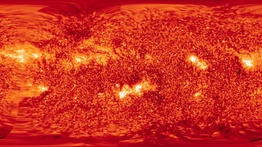
%> input picture 2015/PHYS LAB/SCRIPTS AND FUNCTIONS/sun.jpg, 262 x 147 px, shrunk from 1277 x 717 before the run; the run also reads 2 pictures not shown here
$ octave --eval "GravitationalAssist;"   (GNU Octave 9; MATLAB toolbox functions it lacks are replaced by stand-ins)
%> lines starting %> are read from the running program, lines starting %| are printed output that depends on the picture
### 2015/PHYS LAB/SCRIPTS AND FUNCTIONS/main.m
%==========================================================================
%%%%%%%%%%%%%%%%%%%%%%%%%%%%%%%%%%%%%%%%%%%%%%%%%%%%%%%%%%%%%%%%%%%%%%%%%%%
% PREDETERMINED ASSIST PATH: FUNCTION MAIN() %%%%%%%%%%%%%%%%%%%%%%%%%%%%%%
%%%%%%%%%%%%%%%%%%%%%%%%%%%%%%%%%%%%%%%%%%%%%%%%%%%%%%%%%%%%%%%%%%%%%%%%%%%
function main()

% INITIALIZE GLOBAL PARAMETERS AND SOLVE CALCULATIONS:
global n_bodies;
CelestialMechanics;
global tspan;
global y;
Y = y;
t = tspan;

% Setting up global parameters to use throughout the entirety of the
% function. Calls upon CelestialMechanics function and sets up variables y
% and tspan from the solution.


%==========================================================================
%\\\\\\\\\\\\\\\\\\\\\\\\\\\\\\\\\\\\\\\\\\\\\\\\\\\\\\\\\\\\\\\\\\\\\\\\\\
% INITIALIZING AXIS AND FIGURES ///////////////////////////////////////////
%\\\\\\\\\\\\\\\\\\\\\\\\\\\\\\\\\\\\\\\\\\\\\\\\\\\\\\\\\\\\\\\\\\\\\\\\\\

% PREPARE FIGURE:
F = figure('Color',[0 0 0]); %SET UP A BLACK FIGURE, WITH HANDLE F
set(F,'Visible','off'); %HIDE FIGURE (UNTIL LATER USE)
whitebg([0 0 0]); %REPLACE WHITE BG WITH BLACK BG
set(F,'color','k'); %JUST IN CASE (ie. MATLAB)


% SET UP RENDERER SETTINGS:
set(gcf,'Renderer','OpenGL');
opengl('hardware');
% A lot of computing power is required... we need the best, and only the
% best.

% SET UP AXIS:
a=axes; %HANDLE A
lim=5e12; %LIMITS OF AXIS (metres)
axis([-lim lim -lim lim -lim lim]); %SET AXIS LIMITS
axis equal %EQUAL AXIS *
set(a,'XTick',[],'XColor',[0.2 0.2 0.2]); %**
set(a,'YTick',[],'YColor',[0.2 0.2 0.2]); %**
set(a,'ZTick',[],'ZColor',[0.2 0.2 0.2]); %**
xlabel('x'); %m
ylabel('y'); %m
zlabel('z'); %m
view(3)
% Setting up the axis, hiding the tickers and making them darker just to
% make it look much more cleaner. I could've removed the axis entirely, but
% then it would be hard to judge the orientation.

% * Comment out this line if you would like to see the true scale.
% ** Comment out these lines if you would like to include the axis.

%\\\\\\\\\\\\\\\\\\\\\\\\\\\\\\\\\\\\\\\\\\\\\\\\\\\\\\\\\\\\\\\\\\\\\\\\\\
% END OF INITIALIZING AXIS AND FIGURES ////////////////////////////////////
%\\\\\\\\\\\\\\\\\\\\\\\\\\\\\\\\\\\\\\\\\\\\\\\\\\\\\\\\\\\\\\\\\\\\\\\\\\
%==========================================================================


%==========================================================================
%\\\\\\\\\\\\\\\\\\\\\\\\\\\\\\\\\\\\\\\\\\\\\\\\\\\\\\\\\\\\\\\\\\\\\\\\\\
% 3D-MODELLING ////////////////////////////////////////////////////////////
%\\\\\\\\\\\\\\\\\\\\\\\\\\\\\\\\\\\\\\\\\\\\\\\\\\\\\\\\\\\\\\\\\\\\\\\\\\

% SET UP MODEL HANDLES:
hsun = hgtransform; %SUN
hmer = hgtransform; %MERCURY
hven = hgtransform; %VENUS
hear = hgtransform; %EARTH
hmar = hgtransform; %MARS
hjup = hgtransform; %JUPITER
hsat = hgtransform; %SATURN
hura = hgtransform; %URANUS (heh)
hnep = hgtransform; %NEPTUNE
hspa = hgtransform; %SPACE COLONY
hring = hgtransform; %SATURN'S RINGS

% These lines creates transform object handles for each object.


% CREATE 2 SPHERES:
[x y z]=sphere; %FOR THE PLANETS
[sx sy sz]=sphere; %FOR THE SUN
% See heading. If you want more detail, try sphere(x) where x > 20. Try
% sphere(100) for example. If you want a true scale, try sphere(6e6).
% This however kills the computer. But really, anything under sphere(250)
% is good enough. This will slow down the speed of the output.


% CREATE 2 RINGS:
[RX,RY,RZ] = ringfn((2*140270e3)/2*250,37,131070e3*250,1000e3*250,1);
%Rings of Saturn: http://en.wikipedia.org/wiki/Rings_of_Saturn
%See ringfn.m for more information on creating the disk and rings.

[SX,SY,SZ] = ringfn(2.5e8,100,1.5e8,0.25,2);
%Space Colony... not to be confused with [sx sy sz]...
%yeah it's easy to run out of things to name with...


sun=surface('xdata',sx,'ydata',sy,'zdata',sz,'facecolor','y','edgecolor', 'none', ...
        'parent',hsun,'FaceLighting','none','FaceColor','interp','AmbientStrength',1); %SUN

mercury = surface('xdata',x,'ydata',y,'zdata',z,'facecolor','r','edgecolor','none','parent',hmer); %MERCURY
venus   = surface('xdata',x,'ydata',y,'zdata',z,'facecolor','w','edgecolor','none','Parent',hven); %VENUS
earth   = surface('xdata',x,'ydata',y,'zdata',z,'facecolor','b','edgecolor','none','Parent',hear); %EARTH
mars    = surface('xdata',x,'ydata',y,'zdata',z,'facecolor','r','edgecolor','none','Parent',hmar); %MARS
jupiter = surface('xdata',x,'ydata',y,'zdata',z,'facecolor','y','edgecolor','none','Parent',hjup); %JUPITER
saturn  = surface('xdata',x,'ydata',y,'zdata',z,'facecolor','g','edgecolor','none','Parent',hsat); %SATURN
uranus  = surface('xdata',x,'ydata',y,'zdata',z,'facecolor','w','edgecolor','none','Parent',hura); %haha
neptune = surface('xdata',x,'ydata',y,'zdata',z,'facecolor','b','edgecolor','none','Parent',hnep); %NEPTUNE

ring = surf(RX,RY,RZ,'Parent',hring); %SATURN'S RINGS
spa = surf(SX,SY,SZ,'Parent',hspa); %SPACE COLONY


%\\\\\\\\\\\\\\\\\\\\\\\\\\\\\\\\\\\\\\\\\\\\\\\\\\\\\\\\\\\\\\\\\\\\\\\\\\
% END OF 3D-MODELLING /////////////////////////////////////////////////////
%\\\\\\\\\\\\\\\\\\\\\\\\\\\\\\\\\\\\\\\\\\\\\\\\\\\\\\\\\\\\\\\\\\\\\\\\\\
%==========================================================================


%==========================================================================
%\\\\\\\\\\\\\\\\\\\\\\\\\\\\\\\\\\\\\\\\\\\\\\\\\\\\\\\\\\\\\\\\\\\\\\\\\\
% TEXTURES ////////////////////////////////////////////////////////////////
%\\\\\\\\\\\\\\\\\\\\\\\\\\\\\\\\\\\\\\\\\\\\\\\\\\\\\\\\\\\\\\\\\\\\\\\\\\
texSUN = imread('sun.jpg');
texMER = imread('mercury.jpg');
texVEN = imread('venus.jpg');
texEAR = imread('earth.jpg');
texMAR = imread('mars.jpg');
texJUP = imread('jupiter.jpg');
texSAT = imread('saturn.jpg');
texURA = imread('uranus.jpg');
texNEP = imread('neptune.jpg');

texRING = imread('SaturnRings.png');
texSPA = imread('colony.jpg');
%MOST CAME FROM NASA 3D RESOURCES
%http://nasa3d.arc.nasa.gov/images
%ONE OR TWO CAME FROM GOOGLE...


set(sun,'facecolor','texture','cdata',flipud(texSUN),'edgecolor','none');
set(mercury,'facecolor','texture','cdata',flipud(texMER),'edgecolor','none');
set(venus,'facecolor','texture','cdata',flipud(texVEN),'edgecolor','none');
set(earth,'facecolor','texture','cdata',flipud(texEAR),'edgecolor','none');
set(mars,'facecolor','texture','cdata',flipud(texMAR),'edgecolor','none');
set(jupiter,'facecolor','texture','cdata',flipud(texJUP),'edgecolor','none');
set(saturn,'facecolor','texture','cdata',flipud(texSAT),'edgecolor','none');
set(uranus,'facecolor','texture','cdata',flipud(texURA),'edgecolor','none');
set(neptune,'facecolor','texture','cdata',flipud(texNEP),'edgecolor','none');

set(ring,'facecolor','texture','cdata',flipud(texRING),'edgecolor','none','FaceAlpha',1,'EdgeAlpha',0.2);
set(spa,'facecolor','texture','cdata',texSPA,'edgecolor','none','FaceAlpha',1,'EdgeAlpha',0.0);
%Applies the textures (flips upsidedown first) onto each corresponding
%sphere/body.

hold on
%Better safe than sorry.

ann = light('Position',[0 0 0],'Style','local','Color',[1 0.8 0.6]);
%Throw in a light source at the sun for a nice effect. not sure why it was
%declared as ann...

%\\\\\\\\\\\\\\\\\\\\\\\\\\\\\\\\\\\\\\\\\\\\\\\\\\\\\\\\\\\\\\\\\\\\\\\\\\
% END OF TEXTURES /////////////////////////////////////////////////////////
%\\\\\\\\\\\\\\\\\\\\\\\\\\\\\\\\\\\\\\\\\\\\\\\\\\\\\\\\\\\\\\\\\\\\\\\\\\
%==========================================================================


%==========================================================================
%\\\\\\\\\\\\\\\\\\\\\\\\\\\\\\\\\\\\\\\\\\\\\\\\\\\\\\\\\\\\\\\\\\\\\\\\\\
% THE GOOD STUFF //////////////////////////////////////////////////////////
%\\\\\\\\\\\\\\\\\\\\\\\\\\\\\\\\\\\\\\\\\\\\\\\\\\\\\\\\\\\\\\\\\\\\\\\\\\

yr = [0.241 0.615 1.0 1.881 11.862 29.457 84.011 164.79 1.0];
% Sidereal period of the planets from Mercury to Neptune, and the Space
% Colony.


scale = [0.3 5 5 5 5 1.5 2.5 2.5 2.5 2.5]*10^2;
% scale of the planets. if you remove this, you'll see the actual relative
% size of the planets... or rather not see... yeah the planets are small...


radius = scale.*[695800 2440 6052 6371 3390 71492 60268 25560 24765 1]*10^3; %m
% radius of the sun and planets.

edeg = [0.034 177.3 23.45 25.19 3.12 26.73 97.86 29.56 0]*(pi/180); %rad
% obliquity of planets (deg2rad)

siderealh = 23.9344696; %hr
% sidereal day in hours, relative to the earth.

srotateday = [58.6462 -243.0185 (23.93419/siderealh)...
         (24.622962/siderealh) ((9+(55.5/60))/siderealh)...
         ((10+(39/60))/siderealh) (17.24/siderealh) (16.11/siderealh)]; %day

sorbitday = [87.969257 224.70079922 365.25636 686.98 4332.820 10755.698 30687.153 60190.029]; %day
rotyear = sorbitday./srotateday;
% conversions and whatnot. This kind of works for some planets, but other
% planets rotate so quickly that they just look like they're rotating
% slowly since the refresh rate can't keep up. Eh, it's pretty neat though.


%\\\\\\\\\\\\\\\\\\\\\\\\\\\\\\\\\\\\\\\\\\\\\\\\\\\\\\\\\\\\\\\\\\\\\\\\\\
% END OF THE GOOD STUFF ///////////////////////////////////////////////////
%\\\\\\\\\\\\\\\\\\\\\\\\\\\\\\\\\\\\\\\\\\\\\\\\\\\\\\\\\\\\\\\\\\\\\\\\\\
%==========================================================================


%==========================================================================
%\\\\\\\\\\\\\\\\\\\\\\\\\\\\\\\\\\\\\\\\\\\\\\\\\\\\\\\\\\\\\\\\\\\\\\\\\\
% ORBITAL PLOTS ///////////////////////////////////////////////////////////
%\\\\\\\\\\\\\\\\\\\\\\\\\\\\\\\\\\\\\\\\\\\\\\\\\\\\\\\\\\\\\\\\\\\\\\\\\\

for j=1:(n_bodies - 1);
orbit = plot3(Y(:,1+j*6)-Y(:,1),Y(:,2+j*6)-Y(:,2),Y(:,3+j*6)-Y(:,3),'r.');

set(orbit, {'LineStyle'}, {'.'});
set(orbit, {'Marker'}, {'none'});

p  = patchline(Y(:,1+j*6)-Y(:,1),Y(:,2+j*6)-Y(:,2),Y(:,3+j*6)-Y(:,3),'linestyle','-','edgecolor',[0.5 0.5 0.5],'linewidth',0.5,'edgealpha',0.2);
    if j == 9;
        set(p,'edgecolor',[0.5 0 0],'edgealpha',0.3)
    end
end

% This makes a plot of the orbits paths. Patchline function was found
% somewhere online, maybe here:
% http://www.mathworks.com/matlabcentral/fileexchange/36953-patchline
% Easier on the computer than plot, unless you're averaging the overall
% positions, then plot beats out patchline, which was used in the solar
% system function.


for j=1:(n_bodies - 1)
    planetx(:,j) = Y(:,1+j*6)-Y(:,1);
    planety(:,j) = Y(:,2+j*6)-Y(:,2);
    planetz(:,j) = Y(:,3+j*6)-Y(:,3);

    for i = 1:numel(planetx(:,j))-1;
    planx{j}(:,i) = linspace((planetx(i,j)),(planetx(i+1,j)));
	plany{j}(:,i) = linspace((planety(i,j)),(planety(i+1,j)));
    planz{j}(:,i) = linspace((planetz(i,j)),(planetz(i+1,j)));
    end

    planx{j} = reshape(planx{j},[],1);
    plany{j} = reshape(plany{j},[],1);
    planz{j} = reshape(planz{j},[],1);

    newsize = length(planx{j})*yr(j);
    oldsize = length(planx{j});

    cut = 500;

    planx{j} = planx{j}(1:cut:end);
    plany{j} = plany{j}(1:cut:end);
    planz{j} = planz{j}(1:cut:end);
end

% Alright so this is like a good chunk of the computation but I don't 100%
% recall the steps took. it's somewhere in the mess of files with the rough
% work, but from what I recall I had an issue with the inner planets
% orbiting too fast to see relative to the outer planets, since one orbit
% for say, Jupiter, would compare to at least 45 orbits for Mercury. Having
% them move at different speeds would kinda make things look pretty odd, so
% after some serious tweaking around, I found a way to get around this
% issue by essentially normalizing the number of indices of each planet(ie.
% solutions determined through the ode function indexes the [X,Y,Z] for
% each planet at each step t. It then reshapes the matrices all into the
% same size and tacks on the orbital period of each planet so that the
% resulting transform identity will be the same size for each planet,
% despite having different orbital period. This has them taking different
% paths at different rates but fast enough that it is still accurate
% relative to each planet, but slow enough that you can actually see each
% planet.


%\\\\\\\\\\\\\\\\\\\\\\\\\\\\\\\\\\\\\\\\\\\\\\\\\\\\\\\\\\\\\\\\\\\\\\\\\\
% END OF ORBITAL PLOTS ////////////////////////////////////////////////////
%\\\\\\\\\\\\\\\\\\\\\\\\\\\\\\\\\\\\\\\\\\\\\\\\\\\\\\\\\\\\\\\\\\\\\\\\\\
%==========================================================================


%==========================================================================
%\\\\\\\\\\\\\\\\\\\\\\\\\\\\\\\\\\\\\\\\\\\\\\\\\\\\\\\\\\\\\\\\\\\\\\\\\\
% VELOCITY CALCULATIONS ///////////////////////////////////////////////////
%\\\\\\\\\\\\\\\\\\\\\\\\\\\\\\\\\\\\\\\\\\\\\\\\\\\\\\\\\\\\\\\\\\\\\\\\\\

% INITIAL VELOCITIES:
vxi = Y(1,end-2); %m/s
vyi = Y(1,end-1); %m/s
vzi = Y(1,end); %m/s
vi = sqrt(vxi^2 + vyi^2 + vzi^2); %resultant velocity, m/s

% vx = Y(:,end-2);
% vy = Y(:,end-1);
% vz = Y(:,end);

% FINAL VELOCITIES (@ t_final)
vxf = Y(end,end-2); %m/s
vyf = Y(end,end-1); %m/s
vzf = Y(end,end); %m/s
vf = sqrt(vxf^2 + vyf^2 + vzf^2); %resultant, m/s


% USING THE PREDETERMINDED PATH, DISPLAY THESE RESULTS:
disp(['Initial velocity at time t = ' num2str(tspan(1)) ' (years) = ' num2str(vi/1000) 'km/s']);
disp('');
disp('');
disp('');
disp('');
disp('                                                 vx            vy            vz             v_total')
disp(['Velocity just before gravitational assist:  -22.751km/s    -0.095km/s     0.631km/s        22.754km/s']);
disp('');
disp(['Velocity just after  gravitational assist:   51.940km/s    23.691km/s     0.358km/s        57.089km/s']);
disp('');
disp([char(916) 'V:                                          74.691km/s    23.786km/s    -273.3km/s        34.335km/s']);
disp('');
disp(' ');
disp(' ');
disp(['Final velocity ' num2str(tspan(end)/3.15569e7) ' years after launch: ' num2str(vf/1000) 'km/s'])

%pause(10)
%uncomment pause if there are any issues seeing the display.

%Would have done energy calculations, but started running out of time, and
%I did get a bit carried away.

%\\\\\\\\\\\\\\\\\\\\\\\\\\\\\\\\\\\\\\\\\\\\\\\\\\\\\\\\\\\\\\\\\\\\\\\\\\
% END OF VELOCITY CALCULATIONS ////////////////////////////////////////////
%\\\\\\\\\\\\\\\\\\\\\\\\\\\\\\\\\\\\\\\\\\\\\\\\\\\\\\\\\\\\\\\\\\\\\\\\\\
%==========================================================================


%==========================================================================
%\\\\\\\\\\\\\\\\\\\\\\\\\\\\\\\\\\\\\\\\\\\\\\\\\\\\\\\\\\\\\\\\\\\\\\\\\\
% ANIMATION ///////////////////////////////////////////////////////////////
%\\\\\\\\\\\\\\\\\\\\\\\\\\\\\\\\\\\\\\\\\\\\\\\\\\\\\\\\\\\\\\\\\\\\\\\\\\

 set(F,'Visible','on');
 % to go fullscreen automatically, replace the ); above with the following:
 %,'units','normalized','outerposition',[0 0 1 1]);


for i = 1:length(planx{1}); % animate over total time period

% SET UP TRANSFORM MATRICES:
    for j = 1:(n_bodies - 1) % consider each body
    trans{j} = makehgtform('translate',[planx{j}(i) plany{j}(i) planz{j}(i)]); %translation
    rotz{j} = makehgtform('xrotate',edeg(j)); %rotation
    scal{j} = makehgtform('scale',radius(j+1)); %scale up the spheres
    end
    %See: http://matlab.izmiran.ru/help/techdoc/ref/hgtransform.html

% APPLY TRANSFORM MATRICES:
     set(hsun,'Matrix',makehgtform('scale',radius(1))); %SUN
     set(hmer,'Matrix',trans{1}*rotz{1}*scal{1}); %MERCURY
     set(hven,'Matrix',trans{2}*rotz{2}*scal{2}); %VENUS
     set(hear,'Matrix',trans{3}*rotz{3}*scal{3}); %EARTH
     set(hmar,'Matrix',trans{4}*rotz{4}*scal{4}); %MARS
     set(hjup,'Matrix',trans{5}*rotz{5}*scal{5}); %JUPITER
     set(hsat,'Matrix',trans{6}*rotz{6}*scal{6}); %SATURN
     set(hura,'Matrix',trans{7}*rotz{7}*scal{7}); %IMMATURITY
     set(hnep,'Matrix',trans{8}*rotz{8}*scal{8}); %NEPTUNE
     set(hspa,'Matrix',trans{9}*rotz{9}); %SPACE COLONY
     set(hring,'Matrix',trans{6}*rotz{6}); %SATURN'S RINGS

% ROTATATION OF THE OBJECTS:
     rotate(sun,[0 0 1],1,[0 0 0]);
     rotate(mercury,[0,0,1],rotyear(1),[0 0 0]);
     rotate(venus,[0,0,1],rotyear(2),[0 0 0]);
     rotate(earth,[0,0,1],rotyear(3),[0 0 0]);
     rotate(mars,[0,0,1],rotyear(4),[0 0 0]);
     rotate(jupiter,[0,0,1],rotyear(5),[0 0 0]);
     rotate(saturn,[0,0,1],rotyear(6),[0 0 0]);
     rotate(uranus,[0,0,1],rotyear(7),[0 0 0]);
     rotate(neptune,[0,0,1],rotyear(8),[0 0 0]);
     rotate(ring,[0,0,1],rotyear(6),[0 0 0]);
     rotate(spa,[0,0,1],5,[0 0 0]);

% FOLLOW THE SPACE COLONY DURING FLIGHT:
         camtarget([planx{9}(i) plany{9}(i) planz{9}(i)])
        if i == 1
            zoom(4092) %Zoom!
        end

% DISPLAY TIME STATISTICS:
timer(i) = tspan(i)/3.15569e7*(cut/100);
str = {'Time since Launch:' num2str(timer(i),'%0.2f years')};
ann = annotation('textbox',[0.75 0.0 0.1 0.1],'String',str,'HorizontalAlignment','center');

% LIFTOFF!
         drawnow

% and redraw timer...
         if i < length(planx{1});
          delete(ann)
         end
end


% ROTATE OBJECTS IN PLACE FOREVER:
% HIT CTRL+C IN THE COMMAND WINDOW TO KILL ANIMATION.
% DID MAKE A UICONTROL BUTTON, BUT BUGGY & I'VE ALREADY DONE TOO MUCH...
for ang = 1:0.1:inf
     rotate(sun,[0 0 1],1,[0 0 0]);
     rotate(mercury,[0,0,1],rotyear(1),[0 0 0]);
     rotate(venus,[0,0,1],rotyear(2),[0 0 0]);
     rotate(earth,[0,0,1],rotyear(3),[0 0 0]);
     rotate(mars,[0,0,1],rotyear(4),[0 0 0]);
     rotate(jupiter,[0,0,1],rotyear(5),[0 0 0]);
     rotate(saturn,[0,0,1],rotyear(6),[0 0 0]);
     rotate(uranus,[0,0,1],rotyear(7),[0 0 0]);
     rotate(neptune,[0,0,1],rotyear(8),[0 0 0]);
     rotate(ring,[0,0,1],rotyear(6),[0 0 0]);
     rotate(spa,[0,0,1],5,[0 0 0]);
     drawnow
end
%\\\\\\\\\\\\\\\\\\\\\\\\\\\\\\\\\\\\\\\\\\\\\\\\\\\\\\\\\\\\\\\\\\\\\\\\\\
% END OF ANIMATION ////////////////////////////////////////////////////////
%\\\\\\\\\\\\\\\\\\\\\\\\\\\\\\\\\\\\\\\\\\\\\\\\\\\\\\\\\\\\\\\\\\\\\\\\\\
%==========================================================================
end
%%%%%%%%%%%%%%%%%%%%%%%%%%%%%%%%%%%%%%%%%%%%%%%%%%%%%%%%%%%%%%%%%%%%%%%%%%%
% END OF FUNCTION MAIN() %%%%%%%%%%%%%%%%%%%%%%%%%%%%%%%%%%%%%%%%%%%%%%%%%%
%%%%%%%%%%%%%%%%%%%%%%%%%%%%%%%%%%%%%%%%%%%%%%%%%%%%%%%%%%%%%%%%%%%%%%%%%%%
%==========================================================================

### 2015/PHYS LAB/SCRIPTS AND FUNCTIONS/ringfn.m
function [X,Y,Z] = ringfn(ringradius,ringnDiv,cswidth,csheight,i)
% http://stackoverflow.com/questions/27668343/3d-ring-in-matlab-using-patch
% We initially made our own cylinders with the built in Matlab function,
% and plotted an image above, below and on the face of the cylinder. This
% however took up a lot of usage. Later on we found a much more effective
% method using the patch function, described in the link above. This just
% combined some of our code with the code exampled above and with some
% refining, introducing the space colony + saturns rings had minimal effect
% on the runtime of the simulation.


ring.theta  = linspace(0,2*pi,ringnDiv) ;
ring.X = cos(ring.theta) * ringradius;
ring.Y = sin(ring.theta) * ringradius;

if i == 1
    Npts = 4 ;

    %// first cross section is the the XZ plane
    AY0 = zeros(1,Npts) ;                        %// will be used as base for rotating cross sections
    AX = [-cswidth/2 cswidth/2 cswidth/2 -cswidth/2 ]  ;
    AZ = [-csheight/2 -csheight/2 csheight/2 csheight/2] ;


elseif i == 2

    A.radius = cswidth;
    A.rout = csheight;
    A.Ndiv = 100 ; %
    A.theta = linspace(0,2*pi,A.Ndiv) ;
    Npts = length(A.theta) ;

    %// first cross section is the the XZ plane
    AY0 = zeros(1,Npts) ;  %// will be used as base for rotating cross sections
    AX = sin(A.theta) * A.radius ;
    AZ = cos(A.theta) * A.radius ;

end

nCS = length(ring.X) ; %// number of cross sections composing the surface

%// pre-allocation is always good
X = zeros( nCS , Npts ) ;
Y = zeros( nCS , Npts ) ;
Z = zeros( nCS , Npts ) ;

for ip = 1:nCS
   %// rotate the cross section (around Z axis, around origin)
   Rmat = [ cos(ring.theta(ip))  -sin(ring.theta(ip))    ; ...
            sin(ring.theta(ip))   cos(ring.theta(ip))   ] ;
   csTemp = Rmat * [AX ; AY0]  ;

   %// translate the coordinates of cross section to final position and store with others
   X(ip,:) = csTemp(1,:) + ring.X(ip) ;
   Y(ip,:) = csTemp(2,:) + ring.Y(ip) ;
   Z(ip,:) = AZ  ;
end

end

### 2015/PHYS LAB/SCRIPTS AND FUNCTIONS/GravitationalAssist.m
% =========================================================================
% |  WELCOME TO THE SOLAR SYSTEM & JOVIAN GRAVITATIONAL ASSIST SIMULATOR  |
%        Tayyab Jafar [ 10052661 ]    -   Kevan Rayner [ 10055256 ]
% =========================================================================
function GravitationalAssist()
%This is a heap of mess, so our apologies in advance. We have done our best
%to explain each portion of the code, and there may also be some
%redundancy. There are so many different techniques used since Matlab isn't
%really meant for this type of computer analysis, we've done our best to
%reference those techniques as well, (eg. ring function). Hope you enjoy!


% -------------------------------------------------------------------------
clear
clc
close all
close all hidden
%These command clear the workspace of any pre-existing variables currently
%in the workspace, and in case other plots are open. This is required since
%MATLAB WILL eat up a lot of memory in the in the background if you run
%this simulator multiple times. It's good practice as well.
% -------------------------------------------------------------------------


% -------------------------------------------------------------------------
% used to begin global variables required to direct the script given a
% certain input in the menu
op=0; clc
% ends global variables
% -------------------------------------------------------------------------


% User Menu Begins
while op~=4
disp ('WELCOME TO THE SOLAR SYSTEM & JOVIAN GRAVITATIONAL ASSIST SIMULATOR')
disp ('by Tayyab Jafar and Kevan Rayner')
disp (' ')
disp (' ')
disp ('If you would like to see the gravitational assist in action, press 1.')
disp ('If you would like to see the solar system, press 2.')
disp ('If you would not like to see anything, stare at the sun, or hit 3.')
disp (' ')
disp('1)Gravity Assist')
disp('2)Solar System')
disp('3)Exit')
op = input ('Please choose an option: ');
%> the answer given: 1
disp (' ')
% User Menu Ends


% -------------------------------------------------------------------------
switch op
    case 1 %Default
        main
%> in main, `view(3)`:
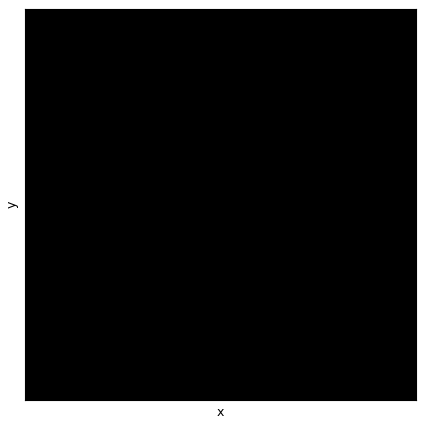
%> figure redrawn from the program's plot data
%> in main, `spa = surf(SX,SY,SZ,'Parent',hspa);`:
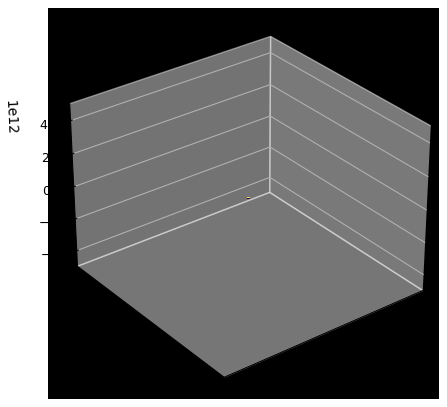
%> figure redrawn from the program's plot data
%> in main, texSUN is the input picture: size 147x262x3 uint8; mean R, G, B 207.2, 50.1, 32.1
%> (the rest of the program and of its run is left out)
